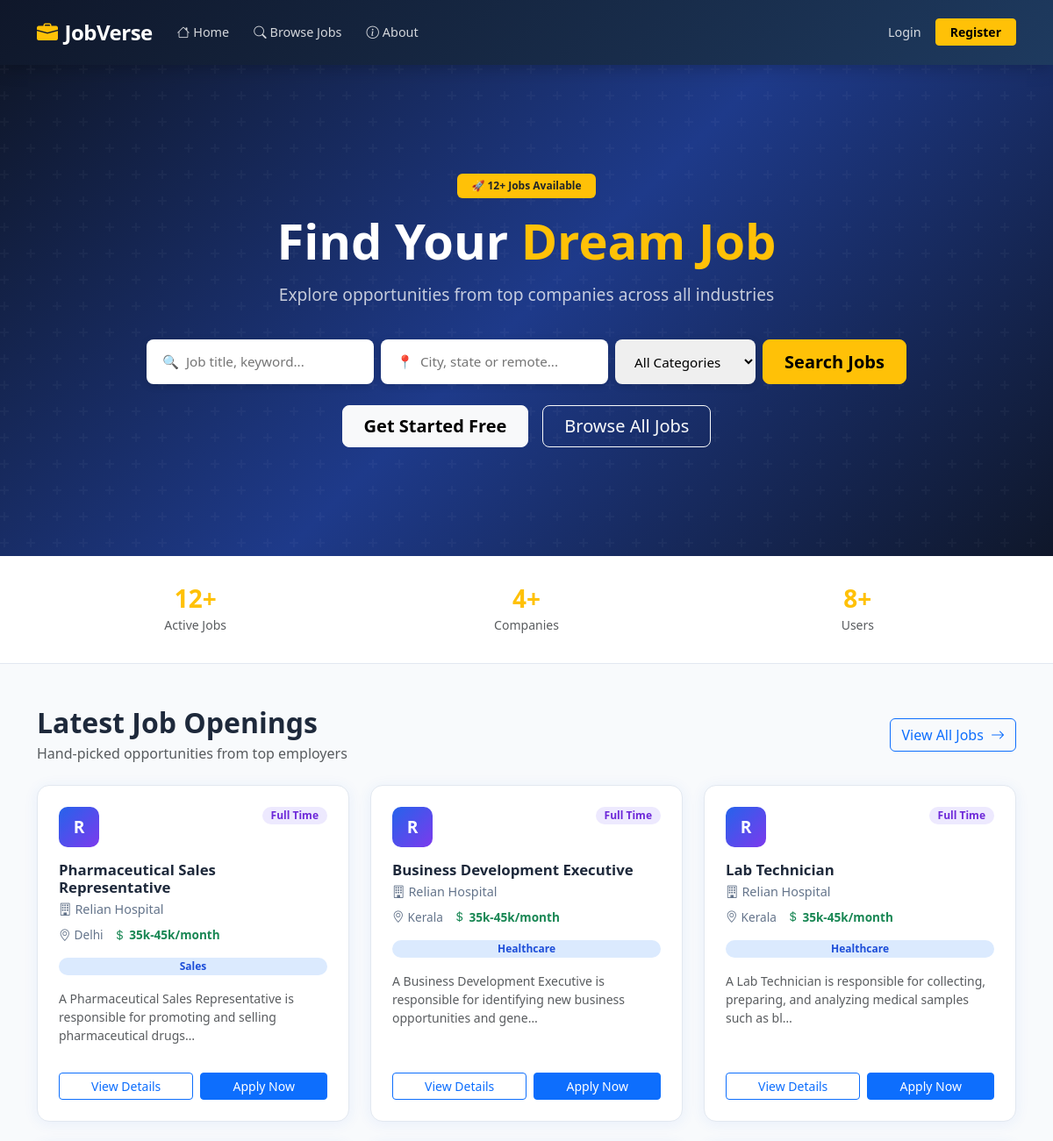
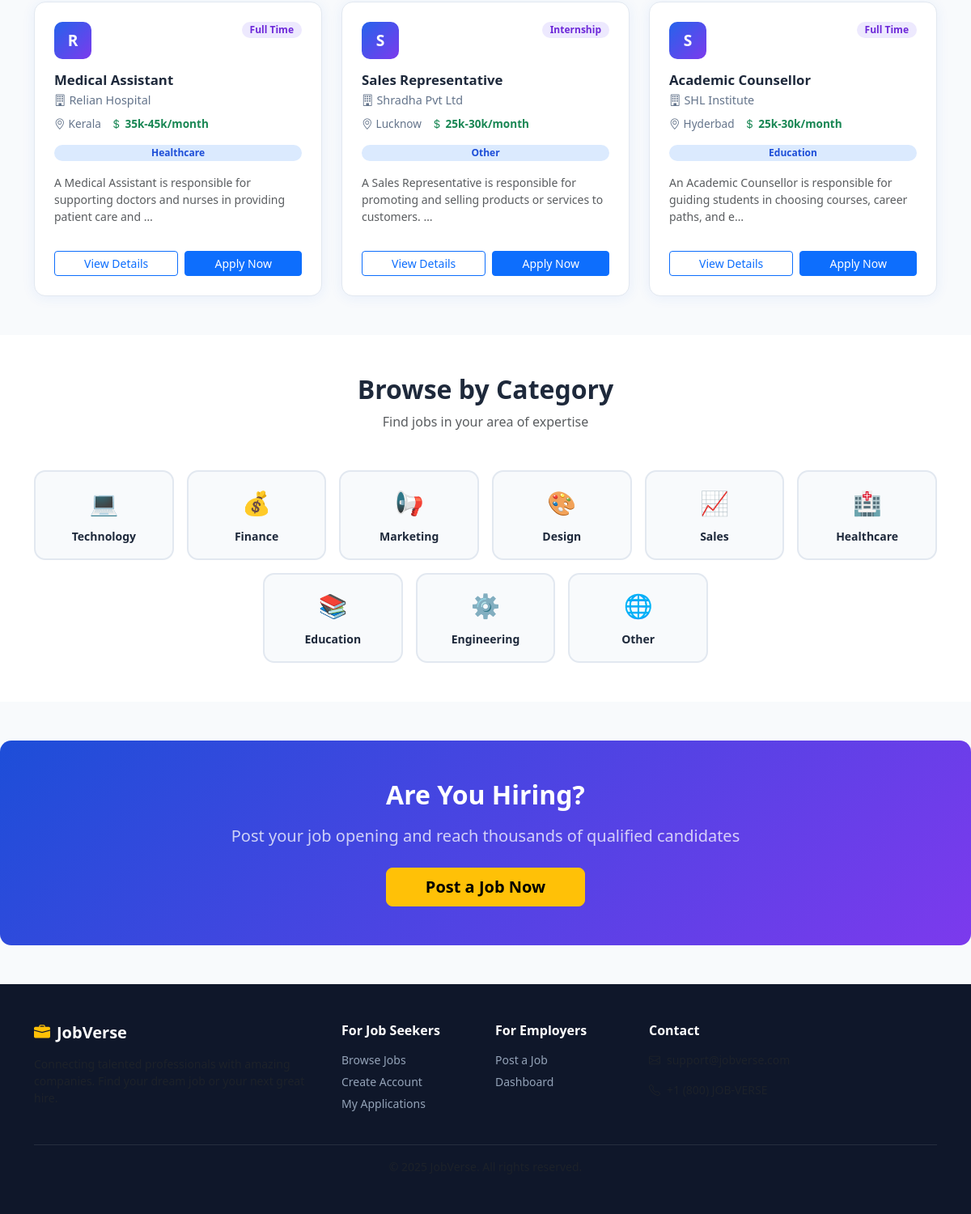
The page / on the database its author committed (2 pictures, top to bottom).
### jobs/models.py (models this page shows, shortened)
class Job(models.Model):
    CATEGORY_CHOICES = [
        ('technology', 'Technology'),
        ('finance', 'Finance'),
        ('marketing', 'Marketing'),
        ('design', 'Design'),
        ('sales', 'Sales'),
        ('healthcare', 'Healthcare'),
        ('education', 'Education'),
        ('engineering', 'Engineering'),
        ('other', 'Other'),
    ]
    JOB_TYPE_CHOICES = [
        ('full_time', 'Full Time'),
        ('part_time', 'Part Time'),
        ('contract', 'Contract'),
        ('internship', 'Internship'),
        ('remote', 'Remote'),
    ]
    title = models.CharField(max_length=200)
    company = models.CharField(max_length=200)
    location = models.CharField(max_length=200)
    salary = models.CharField(max_length=100)
    description = models.TextField()
    category = models.CharField(max_length=50, choices=CATEGORY_CHOICES, default='other')
    job_type = models.CharField(max_length=20, choices=JOB_TYPE_CHOICES, default='full_time')
    employer = models.ForeignKey(User, on_delete=models.CASCADE, related_name='jobs_posted')
    created_at = models.DateTimeField(auto_now_add=True)
    is_active = models.BooleanField(default=True)

### jobs/views.py (the view)
# urls.py: path('', views.home, name='home'),
def home(request):
    jobs = Job.objects.filter(is_active=True).order_by('-created_at')[:6]
    total_jobs = Job.objects.filter(is_active=True).count()
    total_companies = Job.objects.values('company').distinct().count()
    total_users = User.objects.count()
    return render(request, 'home.html', {
        'jobs': jobs,
        'total_jobs': total_jobs,
        'total_companies': total_companies,
        'total_users': total_users,
        'categories_list': Job.CATEGORY_CHOICES,
    })

### templates/home.html (shortened to what this page needs)
{% extends "base.html" %}
{% load static %}
{% block content %}
<section class="hero-section">
  <div class="hero-overlay">
    <div class="container text-center hero-content">
      <span class="badge bg-warning text-dark mb-3 px-3 py-2 fw-semibold">🚀 {{ total_jobs }}+ Jobs Available</span>
      <h1 class="hero-title">Find Your <span class="text-warning">Dream Job</span></h1>
      <p class="hero-subtitle">Explore opportunities from top companies across all industries</p>
      <div class="hero-search-box">
        <form method="GET" action="{% url 'search_jobs' %}" class="d-flex flex-wrap justify-content-center gap-2">
          <input type="text" name="title" placeholder="🔍  Job title, keyword..." class="hero-input">
          <input type="text" name="location" placeholder="📍  City, state or remote..." class="hero-input">
          <select name="category" class="hero-input hero-select">
            <option value="">All Categories</option>
          </select>
          <button type="submit" class="btn btn-warning btn-lg fw-bold px-4">Search Jobs</button>
        </form>
      </div>
      {% if not user.is_authenticated %}
      <div class="mt-4 d-flex justify-content-center gap-3 flex-wrap">
        <a href="{% url 'register' %}" class="btn btn-light btn-lg px-4 fw-semibold">Get Started Free</a>
        <a href="{% url 'search_jobs' %}" class="btn btn-outline-light btn-lg px-4">Browse All Jobs</a>
      </div>
      {% endif %}
    </div>
  </div>
</section>
<section class="stats-strip py-4">
  <div class="container">
    <div class="row text-center g-3">
      <div class="col-4">
        <div class="stat-item">
          <h3 class="fw-bold text-warning mb-0">{{ total_jobs }}+</h3>
          <small class="text-muted">Active Jobs</small>
        </div>
      </div>
      <div class="col-4">
        <div class="stat-item">
          <h3 class="fw-bold text-warning mb-0">{{ total_companies }}+</h3>
          <small class="text-muted">Companies</small>
        </div>
      </div>
      <div class="col-4">
        <div class="stat-item">
          <h3 class="fw-bold text-warning mb-0">{{ total_users }}+</h3>
          <small class="text-muted">Users</small>
        </div>
      </div>
    </div>
  </div>
</section>
<section class="container py-5">
  <div class="d-flex justify-content-between align-items-center mb-4">
    <div>
      <h2 class="fw-bold mb-1">Latest Job Openings</h2>
      <p class="text-muted mb-0">Hand-picked opportunities from top employers</p>
    </div>
    <a href="{% url 'search_jobs' %}" class="btn btn-outline-primary">View All Jobs <i class="bi bi-arrow-right ms-1"></i></a>
  </div>
  {% if jobs %}
  <div class="row g-4">
    {% for job in jobs %}
    <div class="col-md-6 col-lg-4">
      <div class="job-card h-100">
        <div class="d-flex justify-content-between align-items-start mb-3">
          <div class="company-avatar">{{ job.company|first|upper }}</div>
          <span class="badge job-type-badge">{{ job.get_job_type_display }}</span>
        </div>
        <h5 class="job-title fw-bold mb-1">{{ job.title }}</h5>
        <p class="company-name mb-2"><i class="bi bi-building me-1"></i>{{ job.company }}</p>
        <div class="job-meta mb-3">
          <span class="meta-item"><i class="bi bi-geo-alt me-1"></i>{{ job.location }}</span>
          <span class="meta-item text-success fw-semibold"><i class="bi bi-currency-dollar me-1"></i>{{ job.salary }}</span>
        </div>
        <span class="badge cat-badge mb-3">{{ job.get_category_display }}</span>
        <p class="job-desc text-muted small">{{ job.description|truncatechars:100 }}</p>
        <div class="d-flex gap-2 mt-auto pt-3">
          <a href="{% url 'job_detail' job.id %}" class="btn btn-outline-primary btn-sm flex-fill">View Details</a>
          {% if user.is_authenticated %}
            <a href="{% url 'apply_job' job.id %}" class="btn btn-primary btn-sm flex-fill">Apply Now</a>
          {% else %}
            <a href="{% url 'login' %}" class="btn btn-primary btn-sm flex-fill">Apply Now</a>
          {% endif %}
        </div>
      </div>
    </div>
    {% endfor %}
  </div>
  {% else %}
  <div class="text-center py-5">
    <i class="bi bi-briefcase display-1 text-muted"></i>
    <h4 class="mt-3 text-muted">No jobs posted yet</h4>
    <a href="{% url 'post_job' %}" class="btn btn-primary mt-2">Post the First Job</a>
  </div>
  {% endif %}
</section>
<section class="categories-section py-5">
  <div class="container">
    <h2 class="fw-bold text-center mb-2">Browse by Category</h2>
    <p class="text-center text-muted mb-5">Find jobs in your area of expertise</p>
    <div class="row g-3 justify-content-center">
      {% for value, label in categories_list %}
      <div class="col-6 col-md-3 col-lg-2">
        <a href="{% url 'search_jobs' %}?category={{ value }}" class="category-card text-decoration-none">
          <div class="text-center py-3 px-2">
            <div class="cat-icon mb-2">
              {% if value == 'technology' %}💻
              {% elif value == 'finance' %}💰
              {% elif value == 'marketing' %}📢
              {% elif value == 'design' %}🎨
              {% elif value == 'sales' %}📈
              {% elif value == 'healthcare' %}🏥
              {% elif value == 'education' %}📚
              {% elif value == 'engineering' %}⚙️
              {% else %}🌐{% endif %}
            </div>
            <span class="fw-semibold small">{{ label }}</span>
          </div>
        </a>
      </div>
      {% endfor %}
    </div>
  </div>
</section>
<section class="cta-section py-5 my-5">
  <div class="container text-center">
    <h2 class="fw-bold mb-3">Are You Hiring?</h2>
    <p class="lead mb-4 opacity-75">Post your job opening and reach thousands of qualified candidates</p>
    <a href="{% url 'post_job' %}" class="btn btn-warning btn-lg fw-bold px-5">Post a Job Now</a>
  </div>
</section>
{% endblock %}

### templates/base.html (shortened to what this page needs)
<!DOCTYPE html>
<html lang="en">
{% load static %}
<head>
    <link href="https://cdn.jsdelivr.net/npm/bootstrap@5.3.2/dist/css/bootstrap.min.css" rel="stylesheet">
    <link rel="stylesheet" href="https://cdn.jsdelivr.net/npm/bootstrap-icons@1.11.3/font/bootstrap-icons.min.css">
    <link rel="stylesheet" href="{% static 'css/style.css' %}">
</head>
<body>
<nav class="navbar navbar-expand-lg navbar-dark sticky-top" id="mainNav">
  <div class="container">
    <a class="navbar-brand fw-bold fs-4" href="{% url 'home' %}">
      <i class="bi bi-briefcase-fill me-2 text-warning"></i>JobVerse
    </a>
    <div class="collapse navbar-collapse" id="navMenu">
      <ul class="navbar-nav me-auto gap-1">
        <li class="nav-item"><a class="nav-link" href="{% url 'home' %}"><i class="bi bi-house me-1"></i>Home</a></li>
        <li class="nav-item"><a class="nav-link" href="{% url 'search_jobs' %}"><i class="bi bi-search me-1"></i>Browse Jobs</a></li>
        <li class="nav-item"><a class="nav-link" href="{% url 'about' %}"><i class="bi bi-info-circle me-1"></i>About</a></li>
      </ul>
      <ul class="navbar-nav gap-1 align-items-center">
        {% if user.is_authenticated %}
          {% if user.is_staff %}
            <li class="nav-item"><a class="nav-link" href="/admin/"><i class="bi bi-shield-lock me-1"></i>Admin</a></li>
          {% endif %}
          {% if user.profile.role == 'employer' or user.is_staff %}
            <li class="nav-item"><a class="nav-link" href="{% url 'post_job' %}"><i class="bi bi-plus-circle me-1"></i>Post Job</a></li>
            <li class="nav-item"><a class="nav-link" href="{% url 'employer_dashboard' %}"><i class="bi bi-speedometer2 me-1"></i>Dashboard</a></li>
          {% else %}
            <li class="nav-item"><a class="nav-link" href="{% url 'seeker_dashboard' %}"><i class="bi bi-person-lines-fill me-1"></i>My Applications</a></li>
          {% endif %}
          <li class="nav-item">
            <a class="btn btn-outline-warning btn-sm px-3" href="{% url 'logout' %}">
              <i class="bi bi-box-arrow-right me-1"></i>Logout
            </a>
          </li>
          <li class="nav-item">
            <span class="nav-link text-light opacity-75 small"><i class="bi bi-person-circle me-1"></i>{{ user.username }}</span>
          </li>
        {% else %}
          <li class="nav-item"><a class="nav-link" href="{% url 'login' %}">Login</a></li>
          <li class="nav-item"><a class="btn btn-warning btn-sm px-3 fw-semibold" href="{% url 'register' %}">Register</a></li>
        {% endif %}
      </ul>
    </div>
  </div>
</nav>
{% block content %}{% endblock %}
<footer class="site-footer mt-5 py-5">
  <div class="container">
    <div class="row g-4">
      <div class="col-md-4">
        <h5 class="fw-bold mb-3"><i class="bi bi-briefcase-fill text-warning me-2"></i>JobVerse</h5>
        <p class="text-muted small">Connecting talented professionals with amazing companies. Find your dream job or your next great hire.</p>
      </div>
      <div class="col-md-2">
        <h6 class="fw-semibold mb-3">For Job Seekers</h6>
        <ul class="list-unstyled small text-muted">
          <li><a href="{% url 'search_jobs' %}" class="footer-link">Browse Jobs</a></li>
          <li><a href="{% url 'register' %}" class="footer-link">Create Account</a></li>
          <li><a href="{% url 'seeker_dashboard' %}" class="footer-link">My Applications</a></li>
        </ul>
      </div>
      <div class="col-md-2">
        <h6 class="fw-semibold mb-3">For Employers</h6>
        <ul class="list-unstyled small text-muted">
          <li><a href="{% url 'post_job' %}" class="footer-link">Post a Job</a></li>
          <li><a href="{% url 'employer_dashboard' %}" class="footer-link">Dashboard</a></li>
        </ul>
      </div>
      <div class="col-md-4">
        <h6 class="fw-semibold mb-3">Contact</h6>
        <p class="text-muted small"><i class="bi bi-envelope me-2"></i>support@jobverse.com</p>
        <p class="text-muted small"><i class="bi bi-telephone me-2"></i>+1 (800) JOB-VERSE</p>
      </div>
    </div>
    <hr class="border-secondary mt-4">
    <p class="text-center text-muted small mb-0">&copy; 2025 JobVerse. All rights reserved.</p>
  </div>
</footer>
</body>
</html>

### static/css/style.css (style rules this page uses)
:root { --primary: #2563eb; --primary-dark: #1d4ed8; --warning: #f59e0b; --success: #10b981; --danger: #ef4444; --text-dark: #1e293b; --text-muted: #64748b; --bg-light: #f8fafc; --card-shadow: 0 2px 16px rgba(37,99,235,0.08); --card-hover-shadow: 0 8px 32px rgba(37,99,235,0.16); --radius: 14px; --radius-sm: 8px; }
*, *::before, *::after { box-sizing: border-box; }
body { font-family: 'Segoe UI', system-ui, -apple-system, sans-serif; background: var(--bg-light); color: var(--text-dark); min-height: 100vh; }
#mainNav { background: linear-gradient(135deg, #0f172a 0%, #1e3a5f 100%); box-shadow: 0 2px 20px rgba(0,0,0,0.25); padding: 14px 0; }
#mainNav .navbar-brand { letter-spacing: -0.5px; }
#mainNav .nav-link { color: rgba(255,255,255,0.82) !important; font-size: 0.9rem; border-radius: 6px; padding: 6px 12px !important; transition: all 0.2s; }
.hero-section { background: linear-gradient(135deg, #0f172a 0%, #1e3a8a 50%, #0f172a 100%); min-height: 560px; display: flex; align-items: center; position: relative; overflow: hidden; }
.hero-section::before { content: ''; position: absolute; inset: 0; }
.hero-overlay { width: 100%; }
.hero-content { padding: 60px 20px; position: relative; z-index: 1; }
.hero-title { font-size: clamp(2.2rem, 5vw, 3.5rem); color: #fff; font-weight: 800; line-height: 1.15; margin-bottom: 16px; }
.hero-subtitle { color: rgba(255,255,255,0.75); font-size: 1.2rem; margin-bottom: 36px; }
.hero-search-box { display: flex; justify-content: center; }
.hero-input { padding: 14px 18px; border: none; border-radius: var(--radius-sm); font-size: 0.95rem; min-width: 200px; outline: none; box-shadow: 0 2px 8px rgba(0,0,0,0.15); }
.hero-select { min-width: 160px; cursor: pointer; }
.stats-strip { background: #fff; border-bottom: 1px solid #e2e8f0; }
.stat-item { padding: 8px; }
.job-card { background: #fff; border-radius: var(--radius); padding: 24px; box-shadow: var(--card-shadow); border: 1px solid #e2e8f0; transition: transform 0.25s, box-shadow 0.25s; display: flex; flex-direction: column; }
.company-avatar { width: 46px; height: 46px; border-radius: 10px; background: linear-gradient(135deg, var(--primary), #7c3aed); color: #fff; font-weight: 700; font-size: 1.2rem; display: flex; align-items: center; justify-content: center; flex-shrink: 0; }
.job-title { color: var(--text-dark); font-size: 1.05rem; }
.company-name { color: var(--text-muted); font-size: 0.9rem; }
.job-meta { display: flex; flex-wrap: wrap; gap: 12px; }
.meta-item { font-size: 0.85rem; color: var(--text-muted); }
.job-type-badge { background: #ede9fe; color: #6d28d9; font-size: 0.75rem; font-weight: 600; padding: 4px 10px; border-radius: 20px; }
.cat-badge { background: #dbeafe; color: #1d4ed8; font-size: 0.75rem; font-weight: 600; padding: 4px 10px; border-radius: 20px; }
.categories-section { background: #fff; }
.category-card { background: var(--bg-light); border-radius: var(--radius); border: 2px solid #e2e8f0; display: block; transition: all 0.2s; color: var(--text-dark) !important; }
.cat-icon { font-size: 1.8rem; }
.cta-section { background: linear-gradient(135deg, #1d4ed8 0%, #7c3aed 100%); border-radius: var(--radius); color: #fff; }
.site-footer { background: #0f172a; color: #fff; }
.footer-link { color: #94a3b8; text-decoration: none; display: block; margin-bottom: 6px; transition: color 0.2s; }

### rows shown on the page
Job: company|first "R", job_type "Full Time", title "Pharmaceutical Sales Representative", company "Relian Hospital", location "Delhi", salary "35k-45k/month", category "Sales", description "A Pharmaceutical Sales Representative is responsible for promoting and selling pharmaceutical drugs…"
Job: company|first "R", job_type "Full Time", title "Business Development Executive", company "Relian Hospital", location "Kerala", salary "35k-45k/month", category "Healthcare", description "A Business Development Executive is responsible for identifying new business opportunities and gene…"
Job: company|first "R", job_type "Full Time", title "Lab Technician", company "Relian Hospital", location "Kerala", salary "35k-45k/month", category "Healthcare", description "A Lab Technician is responsible for collecting, preparing, and analyzing medical samples such as bl…"
Job: company|first "R", job_type "Full Time", title "Medical Assistant", company "Relian Hospital", location "Kerala", salary "35k-45k/month", category "Healthcare", description "A Medical Assistant is responsible for supporting doctors and nurses in providing patient care and …"
Job: company|first "S", job_type "Internship", title "Sales Representative", company "Shradha Pvt Ltd", location "Lucknow", salary "25k-30k/month", category "Other", description "A Sales Representative is responsible for promoting and selling products or services to customers. …"
Job: company|first "S", job_type "Full Time", title "Academic Counsellor", company "SHL Institute", location "Hyderbad", salary "25k-30k/month", category "Education", description "An Academic Counsellor is responsible for guiding students in choosing courses, career paths, and e…"

### other values the page prints
{{ total_jobs }} "12"
{{ total_companies }} "4"
{{ total_users }} "8"
{{ label }} "Technology" "Finance" "Marketing" "Design" "Sales" "Healthcare" "Education" "Engineering" "Other"
